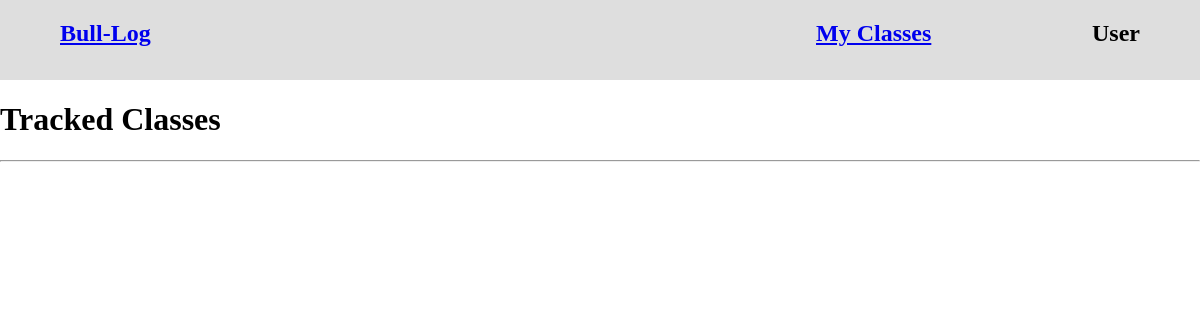
Before: /my_classes/ with the older database file.
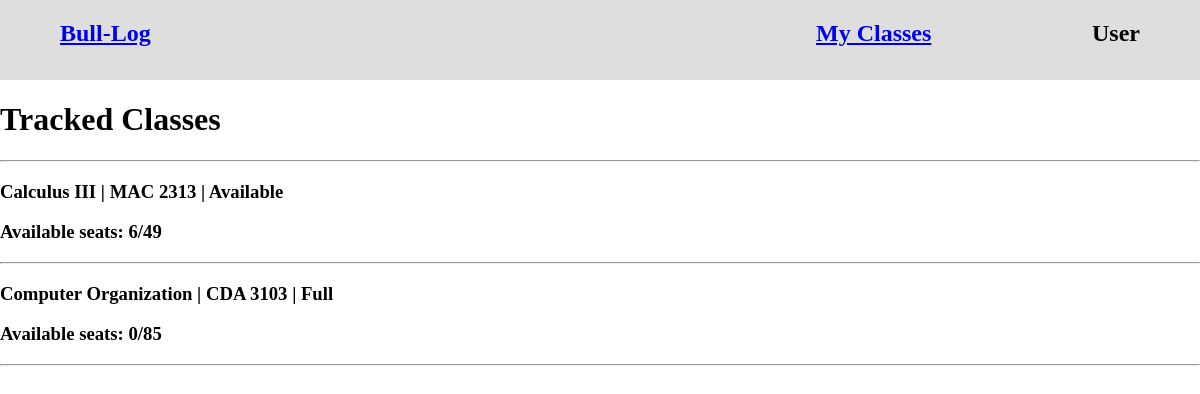
After: the same page with the newer database file.
### base/models.py (models this page shows)
class SavedCourse(models.Model):
    term = models.IntegerField(null=True, blank=True)
    title = models.CharField(max_length=200)
    subject = models.CharField(max_length=4)
    course_number = models.IntegerField(null=True, blank=True)
    availability = models.CharField(max_length=10)
    class_id = models.IntegerField(primary_key=True)
    seats = models.IntegerField(null=True, blank=True)
    seats_avail = models.IntegerField(null=True, blank=True)
    date_added=models.DateTimeField(auto_now_add=True)
    def __str__(self):
        return self.title

### base/views.py (the view)
# urls.py: path('my_classes/', views.trackedClasses, name='tracked_classes')
def trackedClasses(request):
    courses=SavedCourse.objects.all()
    context={
        'courses':courses
    }
    return render(request, 'tracked_classes.html', context)

### base/templates/tracked_classes.html
{% extends 'navbar.html' %}
{% load static %}
{% block content %}
<div>
    <h1> Tracked Classes </h1>
    <hr>
    {% for course in courses %}
        <h3>{{ course }} | {{ course.subject }} {{ course.course_number }} | {{ course.availability }}  </h3>
        <h3>Available seats: {{ course.seats_avail }}/{{ course.seats }}</h3>
        <hr>
    {% endfor %}
</div>
{% endblock %}

### base/templates/navbar.html
{% load static %}
<link rel="stylesheet" href="{% static 'styles/navbar.css' %}" />
<body class="container">
    <div class="navbar-container">
        <nav>
            <div class="navbar-contents">
                <div class="navbar-logo">
                    <a href="/"><h1>Bull-Log</h1></a>
                </div>
                <div class="navbar-content">
                    <a href="{% url 'tracked_classes' %}"><h2 class="content">My Classes</h2></a>
                    <h2 class="content">User</h2>
                </div>
            </div>
        </nav>
    </div>
</body>
{% block content %}
{% endblock %}

### static/styles/navbar.css (style rules this page uses)
.container { margin:0; padding:0; height:fit-content; width:100%; }
.navbar-container { background-color: rgb(222, 222, 222); height:80px; margin:0; padding:0 }
.navbar-contents { display: flex; padding-left:5%; padding-right:5%; justify-content: space-between; }
.navbar-logo { width:20%; }
.navbar-content { width:30%; display: flex; margin:0; padding:0; justify-content: space-between; }

Changed rows visible on the page:
added SavedCourse: title "Calculus III", subject "MAC", course_number "2313", availability "Available", seats_avail "6", seats "49"
added SavedCourse: title "Computer Organization", subject "CDA", course_number "3103", availability "Full", seats_avail "0", seats "85"
